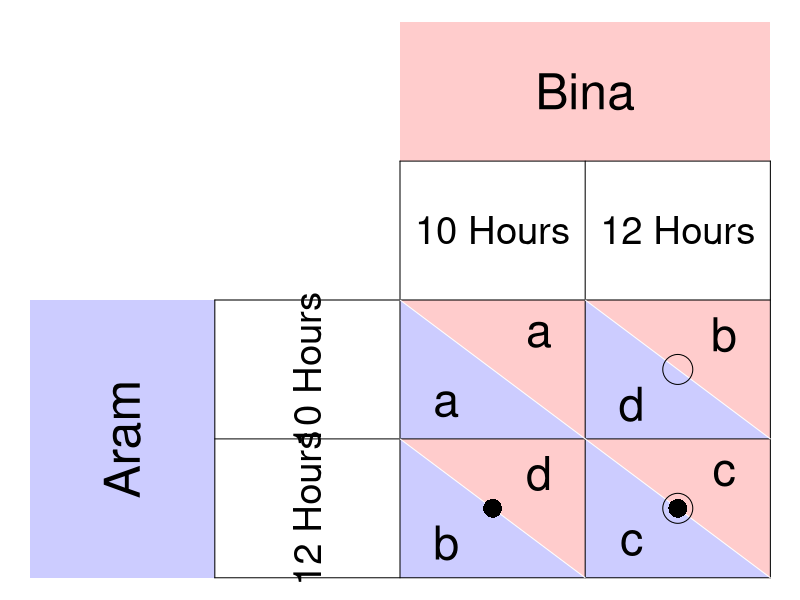

This figure's R source:
require(ggplot2)
require(shape)
pdf(file = "coordination_failures/matrix_fishermen_abcd.pdf", width = 8, height = 8)

par(mar =  c(0, 0, 0, 0))
xlims <- c(0, 8)
ylims <- c(0, 8)

#TextSizes
PlayerSize <- 3
StratSize <- 2.3
PayoffSize <- 2.8

p1fadelevel <- 0.2
p2fadelevel <- 0.2

#Payoffs are listed as c("NW", "SW", "NE", "SE")

#Considerations for Player 1
P1Name <- c("Aram")
P1Strat <- c("10 Hours", "12 Hours")
P1Payoffs <- c("a", "b", "d", "c")
P1BR1 <- c("SW") #Must be NW or SW - the BR prints accordingly. 
P1BR2 <- c("SE") #Must be NE or SE - the BR prints accordingly. 
P1bestsize <- 2.5 #Adjusts size of point indicating best response of P1
#NW = (5, 3); SW = (5,1); NE = (7, 3); SE = (7, 1)

#Considerations for Player 2
P2Name <- c("Bina")
P2Strat <- c("10 Hours", "12 Hours")
P2Payoffs <- c("a", "d", "b", "c")
P2BR1 <- c("NE") #Must be NW or SW - the BR prints accordingly. 
P2BR2 <- c("SE") #Must be NE or SE - the BR prints accordingly. 
P2bestsize <- 4 #Adjusts size of circle indicating best response of P1

plot(0, 0, xlim = xlims, ylim = ylims, type = "n",
     xlab = expression(""),
     ylab = expression(""),
     xaxt = "n", 
     yaxt = "n", 
     cex.lab = 2, 
     bty = "n")



#Color and label for Player 1 and their strategies
polygon(c(0,0,2,2,0), c(0,4,4,0,0), col=rgb(0, 0, 1, p1fadelevel), density=NULL, border = NA)
text(1, 2, P1Name[1], srt = 90, cex = PlayerSize)

text(3, 3, P1Strat[1], cex = StratSize, srt = 90)
text(3, 1, P1Strat[2], cex = StratSize, srt = 90)


#Color and label for Player 2
polygon(c(4,4,8,8,4), c(8,6,6,8,8), col=rgb(1, 0, 0, p2fadelevel), density=NULL, border = NA)
text(6, 7, P2Name[1], cex = PlayerSize)

text(5, 5, P2Strat[1], cex = StratSize)
text(7, 5, P2Strat[2], cex = StratSize)

#NorthWest cell 
#P1
polygon(c(4,4,6,4), c(4,2,2,4), col=rgb(0, 0, 1, p1fadelevel), density=NULL, border = NA)
#P2
polygon(c(4,6,6,4), c(4,4,2,4), col=rgb(1, 0, 0, p2fadelevel), density=NULL, border = NA)

#P1
text(4.5, 2.5, P1Payoffs[1], cex = PayoffSize)
#P2
text(5.5, 3.5, P2Payoffs[1], cex = PayoffSize)

#SouthWest cell  
#P1
polygon(c(4,4,6,4), c(2,0,0,2), col=rgb(0, 0, 1, p1fadelevel), density=NULL, border = NA)
#P2
polygon(c(4,6,6,4), c(2,2,0,2), col=rgb(1, 0, 0, p2fadelevel), density=NULL, border = NA)

#P1
text(4.5, 0.5, P1Payoffs[2], cex = PayoffSize)
#P2
text(5.5, 1.5, P2Payoffs[2], cex = PayoffSize)


#NorthEast cell 
#P1
polygon(c(6,6,8,6), c(4,2,2,4), col=rgb(0, 0, 1, p1fadelevel), density=NULL, border = NA)
#P2
polygon(c(6,8,8,6), c(4,4,2,4), col=rgb(1, 0, 0, p2fadelevel), density=NULL, border = NA)
#P1
text(6.5, 2.5, P1Payoffs[3], cex = PayoffSize)
#P2
text(7.5, 3.5, P2Payoffs[3], cex = PayoffSize)

#SouthEast cell 
#P1
polygon(c(6,6,8,6), c(2,0,0,2), col=rgb(0, 0, 1, p1fadelevel), density=NULL, border = NA)
#P2
polygon(c(6,8,8,6), c(2,2,0,2), col=rgb(1, 0, 0, p2fadelevel), density=NULL, border = NA)
#P1
text(6.5, 0.5, P1Payoffs[4], cex = PayoffSize)
#P2
text(7.5, 1.5, P2Payoffs[4], cex = PayoffSize)


#Lines for the Table
segments(8, 0, 8, 6, lty = 1, col = "black")
segments(4, 6, 8, 6, lty = 1, col = "black")
segments(2, 0, 2, 4, lty = 1, col = "black")
segments(2, 0, 8, 0, lty = 1, col = "black")
segments(2, 4, 8, 4, lty = 1, col = "black")
segments(4, 0, 4, 6, lty = 1, col = "black")
segments(2, 2, 8, 2, lty = 1, col = "black")
segments(6, 0, 6, 6, lty = 1, col = "black")

#Diagonals
#NW
segments(4, 4, 6, 2, lty = 1, col = "white")
#NE
segments(6, 4, 8, 2, lty = 1, col = "white")
#SW
segments(4, 2, 6, 0, lty = 1, col = "white")
#Se
segments(6, 2, 8, 0, lty = 1, col = "white")


#Best responses 
#P1 
if (P1BR1[1] == "NW"){
  points(5, 3, pch = 16, col = "black", cex = P1bestsize)
} else{points(5, 1, pch = 16, col = "black", cex = P1bestsize)
}

if (P1BR2[1] == "NE"){
  points(7, 3, pch = 16, col = "black", cex = P1bestsize)
} else{points(7, 1, pch = 16, col = "black", cex = P1bestsize)
}


#P2
if (P2BR1[1] == "NW"){
  points(5, 3, pch = 1, col = "black", cex = P2bestsize)
} else{points(7, 3, pch = 1, col = "black", cex = P2bestsize)
}

if (P2BR2[1] == "SW"){
  points(5, 1, pch = 1, col = "black", cex = P2bestsize)
} else{points(7, 1, pch = 1, col = "black", cex = P2bestsize)
}

#label point for Pareto comparisons
# text(5.25, 2.25, expression(a), cex = LabelSize)
# text(5.25, 0.25, expression(b), cex = LabelSize)
# text(7.25, 2.25, expression(d), cex = LabelSize)
# text(7.25, 0.25, expression(c), cex = LabelSize)

dev.off()
